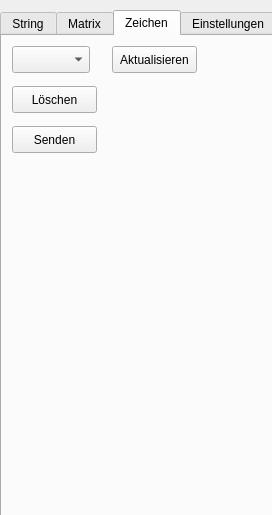
<?xml version="1.0" encoding="UTF-8"?>
<ui version="4.0">
 <class>MainWindow</class>
 <widget class="QMainWindow" name="MainWindow">
  <property name="geometry">
   <rect>
    <x>0</x>
    <y>0</y>
    <width>272</width>
    <height>515</height>
   </rect>
  </property>
  <property name="contextMenuPolicy">
   <enum>Qt::NoContextMenu</enum>
  </property>
  <property name="windowTitle">
   <string>8x8 LED-Matrix Control</string>
  </property>
  <widget class="QWidget" name="centralWidget">
   <widget class="QTabWidget" name="tabWidget">
    <property name="geometry">
     <rect>
      <x>0</x>
      <y>10</y>
      <width>461</width>
      <height>521</height>
     </rect>
    </property>
    <property name="currentIndex">
     <number>2</number>
    </property>
    <widget class="QWidget" name="tab">
     <attribute name="title">
      <string>String</string>
     </attribute>
     <widget class="QWidget" name="verticalLayoutWidget">
      <property name="geometry">
       <rect>
        <x>50</x>
        <y>50</y>
        <width>161</width>
        <height>201</height>
       </rect>
      </property>
      <layout class="QVBoxLayout" name="verticalLayout">
       <item>
        <widget class="QLineEdit" name="lineEdit_2"/>
       </item>
       <item>
        <widget class="QPushButton" name="pushButton_2">
         <property name="enabled">
          <bool>false</bool>
         </property>
         <property name="text">
          <string>Senden</string>
         </property>
        </widget>
       </item>
      </layout>
     </widget>
     <widget class="QGroupBox" name="groupBox_2">
      <property name="geometry">
       <rect>
        <x>50</x>
        <y>290</y>
        <width>161</width>
        <height>111</height>
       </rect>
      </property>
      <property name="title">
       <string/>
      </property>
      <property name="alignment">
       <set>Qt::AlignLeading|Qt::AlignLeft|Qt::AlignVCenter</set>
      </property>
      <widget class="QRadioButton" name="radioButton">
       <property name="geometry">
        <rect>
         <x>20</x>
         <y>20</y>
         <width>121</width>
         <height>22</height>
        </rect>
       </property>
       <property name="text">
        <string>Links -&gt; Rechts</string>
       </property>
       <property name="checked">
        <bool>true</bool>
       </property>
      </widget>
      <widget class="QRadioButton" name="radioButton_2">
       <property name="geometry">
        <rect>
         <x>20</x>
         <y>50</y>
         <width>121</width>
         <height>22</height>
        </rect>
       </property>
       <property name="text">
        <string>Rechts -&gt; Links</string>
       </property>
      </widget>
      <widget class="QRadioButton" name="radioButton_5">
       <property name="geometry">
        <rect>
         <x>20</x>
         <y>80</y>
         <width>121</width>
         <height>22</height>
        </rect>
       </property>
       <property name="text">
        <string>Einzelne Zeichen</string>
       </property>
      </widget>
     </widget>
    </widget>
    <widget class="QWidget" name="tab_2">
     <attribute name="title">
      <string>Matrix</string>
     </attribute>
     <widget class="QPushButton" name="pushButton">
      <property name="geometry">
       <rect>
        <x>20</x>
        <y>350</y>
        <width>85</width>
        <height>27</height>
       </rect>
      </property>
      <property name="text">
       <string>Senden</string>
      </property>
     </widget>
     <widget class="QPushButton" name="pushButton_3">
      <property name="geometry">
       <rect>
        <x>20</x>
        <y>430</y>
        <width>85</width>
        <height>27</height>
       </rect>
      </property>
      <property name="text">
       <string>Alle setzen</string>
      </property>
     </widget>
     <widget class="QPushButton" name="pushButton_4">
      <property name="geometry">
       <rect>
        <x>20</x>
        <y>390</y>
        <width>85</width>
        <height>27</height>
       </rect>
      </property>
      <property name="text">
       <string>Alle löschen</string>
      </property>
     </widget>
     <widget class="QGroupBox" name="groupBox_3">
      <property name="geometry">
       <rect>
        <x>120</x>
        <y>350</y>
        <width>131</width>
        <height>101</height>
       </rect>
      </property>
      <widget class="QLabel" name="label_4">
       <property name="geometry">
        <rect>
         <x>10</x>
         <y>20</y>
         <width>101</width>
         <height>20</height>
        </rect>
       </property>
       <property name="text">
        <string>Muster speichern</string>
       </property>
      </widget>
      <widget class="QPushButton" name="pushButton_5">
       <property name="enabled">
        <bool>false</bool>
       </property>
       <property name="geometry">
        <rect>
         <x>10</x>
         <y>70</y>
         <width>85</width>
         <height>27</height>
        </rect>
       </property>
       <property name="text">
        <string>Speichern</string>
       </property>
      </widget>
      <widget class="QLineEdit" name="lineEdit">
       <property name="geometry">
        <rect>
         <x>10</x>
         <y>40</y>
         <width>113</width>
         <height>27</height>
        </rect>
       </property>
      </widget>
     </widget>
     <widget class="QGroupBox" name="gridGroupBox">
      <property name="geometry">
       <rect>
        <x>20</x>
        <y>20</y>
        <width>221</width>
        <height>308</height>
       </rect>
      </property>
      <layout class="QGridLayout" name="gridLayout" columnstretch="0,0,0,0,0,0,0,0,0,0,0">
       <item row="0" column="4">
        <widget class="QCheckBox" name="checkBox_0_4">
         <property name="sizePolicy">
          <sizepolicy hsizetype="Fixed" vsizetype="Fixed">
           <horstretch>0</horstretch>
           <verstretch>0</verstretch>
          </sizepolicy>
         </property>
         <property name="text">
          <string/>
         </property>
        </widget>
       </item>
       <item row="2" column="7">
        <widget class="QCheckBox" name="checkBox_2_2">
         <property name="sizePolicy">
          <sizepolicy hsizetype="Fixed" vsizetype="Fixed">
           <horstretch>0</horstretch>
           <verstretch>0</verstretch>
          </sizepolicy>
         </property>
         <property name="text">
          <string/>
         </property>
        </widget>
       </item>
       <item row="1" column="7">
        <widget class="QCheckBox" name="checkBox_1_2">
         <property name="sizePolicy">
          <sizepolicy hsizetype="Fixed" vsizetype="Fixed">
           <horstretch>0</horstretch>
           <verstretch>0</verstretch>
          </sizepolicy>
         </property>
         <property name="text">
          <string/>
         </property>
        </widget>
       </item>
       <item row="1" column="4">
        <widget class="QCheckBox" name="checkBox_1_4">
         <property name="sizePolicy">
          <sizepolicy hsizetype="Fixed" vsizetype="Fixed">
           <horstretch>0</horstretch>
           <verstretch>0</verstretch>
          </sizepolicy>
         </property>
         <property name="text">
          <string/>
         </property>
        </widget>
       </item>
       <item row="2" column="0">
        <widget class="QCheckBox" name="checkBox_2_7">
         <property name="sizePolicy">
          <sizepolicy hsizetype="Fixed" vsizetype="Fixed">
           <horstretch>0</horstretch>
           <verstretch>0</verstretch>
          </sizepolicy>
         </property>
         <property name="text">
          <string/>
         </property>
        </widget>
       </item>
       <item row="1" column="0">
        <widget class="QCheckBox" name="checkBox_1_7">
         <property name="sizePolicy">
          <sizepolicy hsizetype="Fixed" vsizetype="Fixed">
           <horstretch>0</horstretch>
           <verstretch>0</verstretch>
          </sizepolicy>
         </property>
         <property name="text">
          <string/>
         </property>
        </widget>
       </item>
       <item row="3" column="5">
        <widget class="QCheckBox" name="checkBox_3_3">
         <property name="sizePolicy">
          <sizepolicy hsizetype="Fixed" vsizetype="Fixed">
           <horstretch>0</horstretch>
           <verstretch>0</verstretch>
          </sizepolicy>
         </property>
         <property name="text">
          <string/>
         </property>
        </widget>
       </item>
       <item row="2" column="4">
        <widget class="QCheckBox" name="checkBox_2_4">
         <property name="sizePolicy">
          <sizepolicy hsizetype="Fixed" vsizetype="Fixed">
           <horstretch>0</horstretch>
           <verstretch>0</verstretch>
          </sizepolicy>
         </property>
         <property name="text">
          <string/>
         </property>
        </widget>
       </item>
       <item row="1" column="1">
        <widget class="QCheckBox" name="checkBox_1_6">
         <property name="sizePolicy">
          <sizepolicy hsizetype="Fixed" vsizetype="Fixed">
           <horstretch>0</horstretch>
           <verstretch>0</verstretch>
          </sizepolicy>
         </property>
         <property name="text">
          <string/>
         </property>
        </widget>
       </item>
       <item row="1" column="2">
        <widget class="QCheckBox" name="checkBox_1_5">
         <property name="sizePolicy">
          <sizepolicy hsizetype="Fixed" vsizetype="Fixed">
           <horstretch>0</horstretch>
           <verstretch>0</verstretch>
          </sizepolicy>
         </property>
         <property name="text">
          <string/>
         </property>
        </widget>
       </item>
       <item row="3" column="4">
        <widget class="QCheckBox" name="checkBox_3_4">
         <property name="sizePolicy">
          <sizepolicy hsizetype="Fixed" vsizetype="Fixed">
           <horstretch>0</horstretch>
           <verstretch>0</verstretch>
          </sizepolicy>
         </property>
         <property name="text">
          <string/>
         </property>
        </widget>
       </item>
       <item row="3" column="0">
        <widget class="QCheckBox" name="checkBox_3_7">
         <property name="sizePolicy">
          <sizepolicy hsizetype="Fixed" vsizetype="Fixed">
           <horstretch>0</horstretch>
           <verstretch>0</verstretch>
          </sizepolicy>
         </property>
         <property name="text">
          <string/>
         </property>
        </widget>
       </item>
       <item row="2" column="1">
        <widget class="QCheckBox" name="checkBox_2_6">
         <property name="sizePolicy">
          <sizepolicy hsizetype="Fixed" vsizetype="Fixed">
           <horstretch>0</horstretch>
           <verstretch>0</verstretch>
          </sizepolicy>
         </property>
         <property name="text">
          <string/>
         </property>
        </widget>
       </item>
       <item row="3" column="1">
        <widget class="QCheckBox" name="checkBox_3_6">
         <property name="sizePolicy">
          <sizepolicy hsizetype="Fixed" vsizetype="Fixed">
           <horstretch>0</horstretch>
           <verstretch>0</verstretch>
          </sizepolicy>
         </property>
         <property name="text">
          <string/>
         </property>
        </widget>
       </item>
       <item row="3" column="2">
        <widget class="QCheckBox" name="checkBox_3_5">
         <property name="sizePolicy">
          <sizepolicy hsizetype="Fixed" vsizetype="Fixed">
           <horstretch>0</horstretch>
           <verstretch>0</verstretch>
          </sizepolicy>
         </property>
         <property name="text">
          <string/>
         </property>
        </widget>
       </item>
       <item row="6" column="0">
        <widget class="QCheckBox" name="checkBox_6_7">
         <property name="sizePolicy">
          <sizepolicy hsizetype="Fixed" vsizetype="Fixed">
           <horstretch>0</horstretch>
           <verstretch>0</verstretch>
          </sizepolicy>
         </property>
         <property name="text">
          <string/>
         </property>
        </widget>
       </item>
       <item row="0" column="2">
        <widget class="QCheckBox" name="checkBox_0_5">
         <property name="sizePolicy">
          <sizepolicy hsizetype="Fixed" vsizetype="Fixed">
           <horstretch>0</horstretch>
           <verstretch>0</verstretch>
          </sizepolicy>
         </property>
         <property name="text">
          <string/>
         </property>
        </widget>
       </item>
       <item row="5" column="0">
        <widget class="QCheckBox" name="checkBox_5_7">
         <property name="sizePolicy">
          <sizepolicy hsizetype="Fixed" vsizetype="Fixed">
           <horstretch>0</horstretch>
           <verstretch>0</verstretch>
          </sizepolicy>
         </property>
         <property name="text">
          <string/>
         </property>
        </widget>
       </item>
       <item row="7" column="0">
        <widget class="QCheckBox" name="checkBox_7_7">
         <property name="sizePolicy">
          <sizepolicy hsizetype="Fixed" vsizetype="Fixed">
           <horstretch>0</horstretch>
           <verstretch>0</verstretch>
          </sizepolicy>
         </property>
         <property name="text">
          <string/>
         </property>
        </widget>
       </item>
       <item row="6" column="5">
        <widget class="QCheckBox" name="checkBox_6_3">
         <property name="sizePolicy">
          <sizepolicy hsizetype="Fixed" vsizetype="Fixed">
           <horstretch>0</horstretch>
           <verstretch>0</verstretch>
          </sizepolicy>
         </property>
         <property name="text">
          <string/>
         </property>
        </widget>
       </item>
       <item row="5" column="7">
        <widget class="QCheckBox" name="checkBox_5_2">
         <property name="sizePolicy">
          <sizepolicy hsizetype="Fixed" vsizetype="Fixed">
           <horstretch>0</horstretch>
           <verstretch>0</verstretch>
          </sizepolicy>
         </property>
         <property name="text">
          <string/>
         </property>
        </widget>
       </item>
       <item row="7" column="5">
        <widget class="QCheckBox" name="checkBox_7_3">
         <property name="sizePolicy">
          <sizepolicy hsizetype="Fixed" vsizetype="Fixed">
           <horstretch>0</horstretch>
           <verstretch>0</verstretch>
          </sizepolicy>
         </property>
         <property name="text">
          <string/>
         </property>
        </widget>
       </item>
       <item row="7" column="7">
        <widget class="QCheckBox" name="checkBox_7_2">
         <property name="sizePolicy">
          <sizepolicy hsizetype="Fixed" vsizetype="Fixed">
           <horstretch>0</horstretch>
           <verstretch>0</verstretch>
          </sizepolicy>
         </property>
         <property name="text">
          <string/>
         </property>
        </widget>
       </item>
       <item row="7" column="4">
        <widget class="QCheckBox" name="checkBox_7_4">
         <property name="sizePolicy">
          <sizepolicy hsizetype="Fixed" vsizetype="Fixed">
           <horstretch>0</horstretch>
           <verstretch>0</verstretch>
          </sizepolicy>
         </property>
         <property name="text">
          <string/>
         </property>
        </widget>
       </item>
       <item row="0" column="10">
        <widget class="QCheckBox" name="checkBox_0_0">
         <property name="sizePolicy">
          <sizepolicy hsizetype="Fixed" vsizetype="Fixed">
           <horstretch>0</horstretch>
           <verstretch>0</verstretch>
          </sizepolicy>
         </property>
         <property name="text">
          <string/>
         </property>
        </widget>
       </item>
       <item row="2" column="5">
        <widget class="QCheckBox" name="checkBox_2_3">
         <property name="sizePolicy">
          <sizepolicy hsizetype="Fixed" vsizetype="Fixed">
           <horstretch>0</horstretch>
           <verstretch>0</verstretch>
          </sizepolicy>
         </property>
         <property name="text">
          <string/>
         </property>
        </widget>
       </item>
       <item row="4" column="4">
        <widget class="QCheckBox" name="checkBox_4_4">
         <property name="sizePolicy">
          <sizepolicy hsizetype="Fixed" vsizetype="Fixed">
           <horstretch>0</horstretch>
           <verstretch>0</verstretch>
          </sizepolicy>
         </property>
         <property name="text">
          <string/>
         </property>
        </widget>
       </item>
       <item row="4" column="2">
        <widget class="QCheckBox" name="checkBox_4_5">
         <property name="sizePolicy">
          <sizepolicy hsizetype="Fixed" vsizetype="Fixed">
           <horstretch>0</horstretch>
           <verstretch>0</verstretch>
          </sizepolicy>
         </property>
         <property name="text">
          <string/>
         </property>
        </widget>
       </item>
       <item row="4" column="5">
        <widget class="QCheckBox" name="checkBox_4_3">
         <property name="sizePolicy">
          <sizepolicy hsizetype="Fixed" vsizetype="Fixed">
           <horstretch>0</horstretch>
           <verstretch>0</verstretch>
          </sizepolicy>
         </property>
         <property name="text">
          <string/>
         </property>
        </widget>
       </item>
       <item row="0" column="8">
        <widget class="QCheckBox" name="checkBox_0_1">
         <property name="sizePolicy">
          <sizepolicy hsizetype="Fixed" vsizetype="Fixed">
           <horstretch>0</horstretch>
           <verstretch>0</verstretch>
          </sizepolicy>
         </property>
         <property name="text">
          <string/>
         </property>
        </widget>
       </item>
       <item row="4" column="8">
        <widget class="QCheckBox" name="checkBox_4_1">
         <property name="sizePolicy">
          <sizepolicy hsizetype="Fixed" vsizetype="Fixed">
           <horstretch>0</horstretch>
           <verstretch>0</verstretch>
          </sizepolicy>
         </property>
         <property name="text">
          <string/>
         </property>
        </widget>
       </item>
       <item row="6" column="2">
        <widget class="QCheckBox" name="checkBox_6_5">
         <property name="sizePolicy">
          <sizepolicy hsizetype="Fixed" vsizetype="Fixed">
           <horstretch>0</horstretch>
           <verstretch>0</verstretch>
          </sizepolicy>
         </property>
         <property name="text">
          <string/>
         </property>
        </widget>
       </item>
       <item row="6" column="1">
        <widget class="QCheckBox" name="checkBox_6_6">
         <property name="sizePolicy">
          <sizepolicy hsizetype="Fixed" vsizetype="Fixed">
           <horstretch>0</horstretch>
           <verstretch>0</verstretch>
          </sizepolicy>
         </property>
         <property name="text">
          <string/>
         </property>
        </widget>
       </item>
       <item row="0" column="7">
        <widget class="QCheckBox" name="checkBox_0_2">
         <property name="sizePolicy">
          <sizepolicy hsizetype="Fixed" vsizetype="Fixed">
           <horstretch>0</horstretch>
           <verstretch>0</verstretch>
          </sizepolicy>
         </property>
         <property name="text">
          <string/>
         </property>
        </widget>
       </item>
       <item row="7" column="2">
        <widget class="QCheckBox" name="checkBox_7_5">
         <property name="sizePolicy">
          <sizepolicy hsizetype="Fixed" vsizetype="Fixed">
           <horstretch>0</horstretch>
           <verstretch>0</verstretch>
          </sizepolicy>
         </property>
         <property name="text">
          <string/>
         </property>
        </widget>
       </item>
       <item row="7" column="1">
        <widget class="QCheckBox" name="checkBox_7_6">
         <property name="sizePolicy">
          <sizepolicy hsizetype="Fixed" vsizetype="Fixed">
           <horstretch>0</horstretch>
           <verstretch>0</verstretch>
          </sizepolicy>
         </property>
         <property name="text">
          <string/>
         </property>
        </widget>
       </item>
       <item row="5" column="5">
        <widget class="QCheckBox" name="checkBox_5_3">
         <property name="sizePolicy">
          <sizepolicy hsizetype="Fixed" vsizetype="Fixed">
           <horstretch>0</horstretch>
           <verstretch>0</verstretch>
          </sizepolicy>
         </property>
         <property name="text">
          <string/>
         </property>
        </widget>
       </item>
       <item row="0" column="1">
        <widget class="QCheckBox" name="checkBox_0_6">
         <property name="sizePolicy">
          <sizepolicy hsizetype="Fixed" vsizetype="Fixed">
           <horstretch>0</horstretch>
           <verstretch>0</verstretch>
          </sizepolicy>
         </property>
         <property name="text">
          <string/>
         </property>
        </widget>
       </item>
       <item row="4" column="0">
        <widget class="QCheckBox" name="checkBox_4_7">
         <property name="sizePolicy">
          <sizepolicy hsizetype="Fixed" vsizetype="Fixed">
           <horstretch>0</horstretch>
           <verstretch>0</verstretch>
          </sizepolicy>
         </property>
         <property name="text">
          <string/>
         </property>
        </widget>
       </item>
       <item row="1" column="10">
        <widget class="QCheckBox" name="checkBox_1_0">
         <property name="sizePolicy">
          <sizepolicy hsizetype="Fixed" vsizetype="Fixed">
           <horstretch>0</horstretch>
           <verstretch>0</verstretch>
          </sizepolicy>
         </property>
         <property name="text">
          <string/>
         </property>
        </widget>
       </item>
       <item row="6" column="8">
        <widget class="QCheckBox" name="checkBox_6_1">
         <property name="sizePolicy">
          <sizepolicy hsizetype="Fixed" vsizetype="Fixed">
           <horstretch>0</horstretch>
           <verstretch>0</verstretch>
          </sizepolicy>
         </property>
         <property name="text">
          <string/>
         </property>
        </widget>
       </item>
       <item row="6" column="10">
        <widget class="QCheckBox" name="checkBox_6_0">
         <property name="sizePolicy">
          <sizepolicy hsizetype="Fixed" vsizetype="Fixed">
           <horstretch>0</horstretch>
           <verstretch>0</verstretch>
          </sizepolicy>
         </property>
         <property name="text">
          <string/>
         </property>
        </widget>
       </item>
       <item row="7" column="10">
        <widget class="QCheckBox" name="checkBox_7_0">
         <property name="sizePolicy">
          <sizepolicy hsizetype="Fixed" vsizetype="Fixed">
           <horstretch>0</horstretch>
           <verstretch>0</verstretch>
          </sizepolicy>
         </property>
         <property name="text">
          <string/>
         </property>
        </widget>
       </item>
       <item row="7" column="8">
        <widget class="QCheckBox" name="checkBox_7_1">
         <property name="sizePolicy">
          <sizepolicy hsizetype="Fixed" vsizetype="Fixed">
           <horstretch>0</horstretch>
           <verstretch>0</verstretch>
          </sizepolicy>
         </property>
         <property name="text">
          <string/>
         </property>
        </widget>
       </item>
       <item row="4" column="7">
        <widget class="QCheckBox" name="checkBox_4_2">
         <property name="sizePolicy">
          <sizepolicy hsizetype="Fixed" vsizetype="Fixed">
           <horstretch>0</horstretch>
           <verstretch>0</verstretch>
          </sizepolicy>
         </property>
         <property name="text">
          <string/>
         </property>
        </widget>
       </item>
       <item row="4" column="1">
        <widget class="QCheckBox" name="checkBox_4_6">
         <property name="sizePolicy">
          <sizepolicy hsizetype="Fixed" vsizetype="Fixed">
           <horstretch>0</horstretch>
           <verstretch>0</verstretch>
          </sizepolicy>
         </property>
         <property name="text">
          <string/>
         </property>
        </widget>
       </item>
       <item row="6" column="7">
        <widget class="QCheckBox" name="checkBox_6_2">
         <property name="sizePolicy">
          <sizepolicy hsizetype="Fixed" vsizetype="Fixed">
           <horstretch>0</horstretch>
           <verstretch>0</verstretch>
          </sizepolicy>
         </property>
         <property name="text">
          <string/>
         </property>
        </widget>
       </item>
       <item row="0" column="0">
        <widget class="QCheckBox" name="checkBox_0_7">
         <property name="sizePolicy">
          <sizepolicy hsizetype="Fixed" vsizetype="Fixed">
           <horstretch>0</horstretch>
           <verstretch>0</verstretch>
          </sizepolicy>
         </property>
         <property name="text">
          <string/>
         </property>
        </widget>
       </item>
       <item row="6" column="4">
        <widget class="QCheckBox" name="checkBox_6_4">
         <property name="sizePolicy">
          <sizepolicy hsizetype="Fixed" vsizetype="Fixed">
           <horstretch>0</horstretch>
           <verstretch>0</verstretch>
          </sizepolicy>
         </property>
         <property name="text">
          <string/>
         </property>
        </widget>
       </item>
       <item row="5" column="2">
        <widget class="QCheckBox" name="checkBox_5_5">
         <property name="sizePolicy">
          <sizepolicy hsizetype="Fixed" vsizetype="Fixed">
           <horstretch>0</horstretch>
           <verstretch>0</verstretch>
          </sizepolicy>
         </property>
         <property name="text">
          <string/>
         </property>
        </widget>
       </item>
       <item row="5" column="4">
        <widget class="QCheckBox" name="checkBox_5_4">
         <property name="sizePolicy">
          <sizepolicy hsizetype="Fixed" vsizetype="Fixed">
           <horstretch>0</horstretch>
           <verstretch>0</verstretch>
          </sizepolicy>
         </property>
         <property name="text">
          <string/>
         </property>
        </widget>
       </item>
       <item row="1" column="5">
        <widget class="QCheckBox" name="checkBox_1_3">
         <property name="sizePolicy">
          <sizepolicy hsizetype="Fixed" vsizetype="Fixed">
           <horstretch>0</horstretch>
           <verstretch>0</verstretch>
          </sizepolicy>
         </property>
         <property name="text">
          <string/>
         </property>
        </widget>
       </item>
       <item row="4" column="10">
        <widget class="QCheckBox" name="checkBox_4_0">
         <property name="sizePolicy">
          <sizepolicy hsizetype="Fixed" vsizetype="Fixed">
           <horstretch>0</horstretch>
           <verstretch>0</verstretch>
          </sizepolicy>
         </property>
         <property name="text">
          <string/>
         </property>
        </widget>
       </item>
       <item row="5" column="10">
        <widget class="QCheckBox" name="checkBox_5_0">
         <property name="sizePolicy">
          <sizepolicy hsizetype="Fixed" vsizetype="Fixed">
           <horstretch>0</horstretch>
           <verstretch>0</verstretch>
          </sizepolicy>
         </property>
         <property name="text">
          <string/>
         </property>
        </widget>
       </item>
       <item row="2" column="8">
        <widget class="QCheckBox" name="checkBox_2_1">
         <property name="sizePolicy">
          <sizepolicy hsizetype="Fixed" vsizetype="Fixed">
           <horstretch>0</horstretch>
           <verstretch>0</verstretch>
          </sizepolicy>
         </property>
         <property name="text">
          <string/>
         </property>
        </widget>
       </item>
       <item row="3" column="7">
        <widget class="QCheckBox" name="checkBox_3_2">
         <property name="sizePolicy">
          <sizepolicy hsizetype="Fixed" vsizetype="Fixed">
           <horstretch>0</horstretch>
           <verstretch>0</verstretch>
          </sizepolicy>
         </property>
         <property name="text">
          <string/>
         </property>
        </widget>
       </item>
       <item row="2" column="10">
        <widget class="QCheckBox" name="checkBox_2_0">
         <property name="sizePolicy">
          <sizepolicy hsizetype="Fixed" vsizetype="Fixed">
           <horstretch>0</horstretch>
           <verstretch>0</verstretch>
          </sizepolicy>
         </property>
         <property name="text">
          <string/>
         </property>
        </widget>
       </item>
       <item row="5" column="8">
        <widget class="QCheckBox" name="checkBox_5_1">
         <property name="sizePolicy">
          <sizepolicy hsizetype="Fixed" vsizetype="Fixed">
           <horstretch>0</horstretch>
           <verstretch>0</verstretch>
          </sizepolicy>
         </property>
         <property name="text">
          <string/>
         </property>
        </widget>
       </item>
       <item row="3" column="10">
        <widget class="QCheckBox" name="checkBox_3_0">
         <property name="sizePolicy">
          <sizepolicy hsizetype="Fixed" vsizetype="Fixed">
           <horstretch>0</horstretch>
           <verstretch>0</verstretch>
          </sizepolicy>
         </property>
         <property name="text">
          <string/>
         </property>
        </widget>
       </item>
       <item row="5" column="1">
        <widget class="QCheckBox" name="checkBox_5_6">
         <property name="sizePolicy">
          <sizepolicy hsizetype="Fixed" vsizetype="Fixed">
           <horstretch>0</horstretch>
           <verstretch>0</verstretch>
          </sizepolicy>
         </property>
         <property name="text">
          <string/>
         </property>
        </widget>
       </item>
       <item row="1" column="8">
        <widget class="QCheckBox" name="checkBox_1_1">
         <property name="sizePolicy">
          <sizepolicy hsizetype="Fixed" vsizetype="Fixed">
           <horstretch>0</horstretch>
           <verstretch>0</verstretch>
          </sizepolicy>
         </property>
         <property name="text">
          <string/>
         </property>
        </widget>
       </item>
       <item row="3" column="8">
        <widget class="QCheckBox" name="checkBox_3_1">
         <property name="sizePolicy">
          <sizepolicy hsizetype="Fixed" vsizetype="Fixed">
           <horstretch>0</horstretch>
           <verstretch>0</verstretch>
          </sizepolicy>
         </property>
         <property name="text">
          <string/>
         </property>
        </widget>
       </item>
       <item row="2" column="2">
        <widget class="QCheckBox" name="checkBox_2_5">
         <property name="sizePolicy">
          <sizepolicy hsizetype="Fixed" vsizetype="Fixed">
           <horstretch>0</horstretch>
           <verstretch>0</verstretch>
          </sizepolicy>
         </property>
         <property name="text">
          <string/>
         </property>
        </widget>
       </item>
       <item row="0" column="5">
        <widget class="QCheckBox" name="checkBox_0_3">
         <property name="sizePolicy">
          <sizepolicy hsizetype="Fixed" vsizetype="Fixed">
           <horstretch>0</horstretch>
           <verstretch>0</verstretch>
          </sizepolicy>
         </property>
         <property name="text">
          <string/>
         </property>
        </widget>
       </item>
      </layout>
     </widget>
    </widget>
    <widget class="QWidget" name="tab_3">
     <attribute name="title">
      <string>Zeichen</string>
     </attribute>
     <widget class="QComboBox" name="comboBox_3">
      <property name="geometry">
       <rect>
        <x>10</x>
        <y>10</y>
        <width>78</width>
        <height>27</height>
       </rect>
      </property>
     </widget>
     <widget class="QPushButton" name="pushButton_6">
      <property name="geometry">
       <rect>
        <x>10</x>
        <y>50</y>
        <width>85</width>
        <height>27</height>
       </rect>
      </property>
      <property name="text">
       <string>Löschen</string>
      </property>
     </widget>
     <widget class="QPushButton" name="pushButton_7">
      <property name="geometry">
       <rect>
        <x>10</x>
        <y>90</y>
        <width>85</width>
        <height>27</height>
       </rect>
      </property>
      <property name="text">
       <string>Senden</string>
      </property>
     </widget>
     <widget class="QPushButton" name="pushButton_8">
      <property name="geometry">
       <rect>
        <x>110</x>
        <y>10</y>
        <width>85</width>
        <height>27</height>
       </rect>
      </property>
      <property name="text">
       <string>Aktualisieren</string>
      </property>
     </widget>
    </widget>
    <widget class="QWidget" name="tab_4">
     <attribute name="title">
      <string>Einstellungen</string>
     </attribute>
     <widget class="QGroupBox" name="groupBox">
      <property name="geometry">
       <rect>
        <x>10</x>
        <y>10</y>
        <width>431</width>
        <height>181</height>
       </rect>
      </property>
      <property name="title">
       <string>Controller</string>
      </property>
      <widget class="QComboBox" name="comboBox">
       <property name="geometry">
        <rect>
         <x>130</x>
         <y>30</y>
         <width>78</width>
         <height>27</height>
        </rect>
       </property>
       <item>
        <property name="text">
         <string>Aus</string>
        </property>
       </item>
       <item>
        <property name="text">
         <string>0.5Hz</string>
        </property>
       </item>
       <item>
        <property name="text">
         <string>1Hz</string>
        </property>
       </item>
       <item>
        <property name="text">
         <string>2Hz</string>
        </property>
       </item>
      </widget>
      <widget class="QComboBox" name="comboBox_2">
       <property name="geometry">
        <rect>
         <x>130</x>
         <y>60</y>
         <width>78</width>
         <height>27</height>
        </rect>
       </property>
       <item>
        <property name="text">
         <string>An</string>
        </property>
       </item>
       <item>
        <property name="text">
         <string>Aus</string>
        </property>
       </item>
      </widget>
      <widget class="QLabel" name="label">
       <property name="geometry">
        <rect>
         <x>30</x>
         <y>40</y>
         <width>55</width>
         <height>17</height>
        </rect>
       </property>
       <property name="text">
        <string>Blinken</string>
       </property>
      </widget>
      <widget class="QLabel" name="label_2">
       <property name="geometry">
        <rect>
         <x>30</x>
         <y>70</y>
         <width>55</width>
         <height>17</height>
        </rect>
       </property>
       <property name="text">
        <string>Display</string>
       </property>
      </widget>
      <widget class="QLabel" name="label_3">
       <property name="geometry">
        <rect>
         <x>30</x>
         <y>130</y>
         <width>55</width>
         <height>17</height>
        </rect>
       </property>
       <property name="text">
        <string>Helligkeit</string>
       </property>
      </widget>
      <widget class="QSlider" name="horizontalSlider">
       <property name="geometry">
        <rect>
         <x>30</x>
         <y>150</y>
         <width>160</width>
         <height>21</height>
        </rect>
       </property>
       <property name="minimum">
        <number>1</number>
       </property>
       <property name="maximum">
        <number>16</number>
       </property>
       <property name="value">
        <number>16</number>
       </property>
       <property name="sliderPosition">
        <number>16</number>
       </property>
       <property name="orientation">
        <enum>Qt::Horizontal</enum>
       </property>
       <property name="invertedAppearance">
        <bool>false</bool>
       </property>
      </widget>
      <widget class="QLabel" name="label_5">
       <property name="geometry">
        <rect>
         <x>30</x>
         <y>90</y>
         <width>81</width>
         <height>20</height>
        </rect>
       </property>
       <property name="text">
        <string>Invertieren</string>
       </property>
      </widget>
      <widget class="QComboBox" name="comboBox_4">
       <property name="geometry">
        <rect>
         <x>130</x>
         <y>90</y>
         <width>78</width>
         <height>27</height>
        </rect>
       </property>
       <item>
        <property name="text">
         <string>Aus</string>
        </property>
       </item>
       <item>
        <property name="text">
         <string>An</string>
        </property>
       </item>
      </widget>
     </widget>
    </widget>
   </widget>
  </widget>
 </widget>
 <layoutdefault spacing="6" margin="11"/>
 <resources/>
 <connections/>
</ui>
